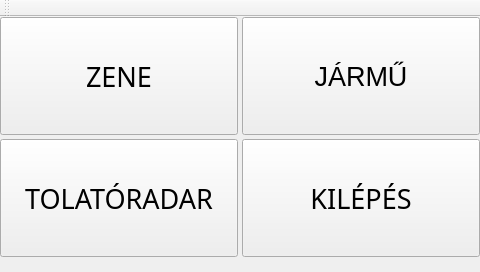
<?xml version="1.0" encoding="UTF-8"?>
<ui version="4.0">
 <class>MainWindow</class>
 <widget class="QMainWindow" name="MainWindow">
  <property name="geometry">
   <rect>
    <x>0</x>
    <y>0</y>
    <width>480</width>
    <height>272</height>
   </rect>
  </property>
  <property name="windowTitle">
   <string>MainWindow</string>
  </property>
  <widget class="QWidget" name="centralWidget">
   <widget class="QPushButton" name="musicButton">
    <property name="geometry">
     <rect>
      <x>0</x>
      <y>0</y>
      <width>238</width>
      <height>118</height>
     </rect>
    </property>
    <property name="font">
     <font>
      <family>Umpush</family>
      <pointsize>20</pointsize>
     </font>
    </property>
    <property name="text">
     <string>ZENE</string>
    </property>
   </widget>
   <widget class="QPushButton" name="exitButton">
    <property name="geometry">
     <rect>
      <x>242</x>
      <y>122</y>
      <width>238</width>
      <height>118</height>
     </rect>
    </property>
    <property name="font">
     <font>
      <family>Umpush</family>
      <pointsize>20</pointsize>
     </font>
    </property>
    <property name="text">
     <string>KILÉPÉS</string>
    </property>
   </widget>
   <widget class="QPushButton" name="radarButton">
    <property name="geometry">
     <rect>
      <x>0</x>
      <y>122</y>
      <width>238</width>
      <height>118</height>
     </rect>
    </property>
    <property name="font">
     <font>
      <family>Umpush</family>
      <pointsize>20</pointsize>
     </font>
    </property>
    <property name="text">
     <string>TOLATÓRADAR</string>
    </property>
   </widget>
   <widget class="QPushButton" name="dataButton">
    <property name="geometry">
     <rect>
      <x>242</x>
      <y>0</y>
      <width>238</width>
      <height>118</height>
     </rect>
    </property>
    <property name="font">
     <font>
      <pointsize>20</pointsize>
     </font>
    </property>
    <property name="text">
     <string>JÁRMŰ</string>
    </property>
   </widget>
  </widget>
  <widget class="QToolBar" name="mainToolBar">
   <attribute name="toolBarArea">
    <enum>TopToolBarArea</enum>
   </attribute>
   <attribute name="toolBarBreak">
    <bool>false</bool>
   </attribute>
  </widget>
 </widget>
 <layoutdefault spacing="6" margin="11"/>
 <resources/>
 <connections/>
</ui>
